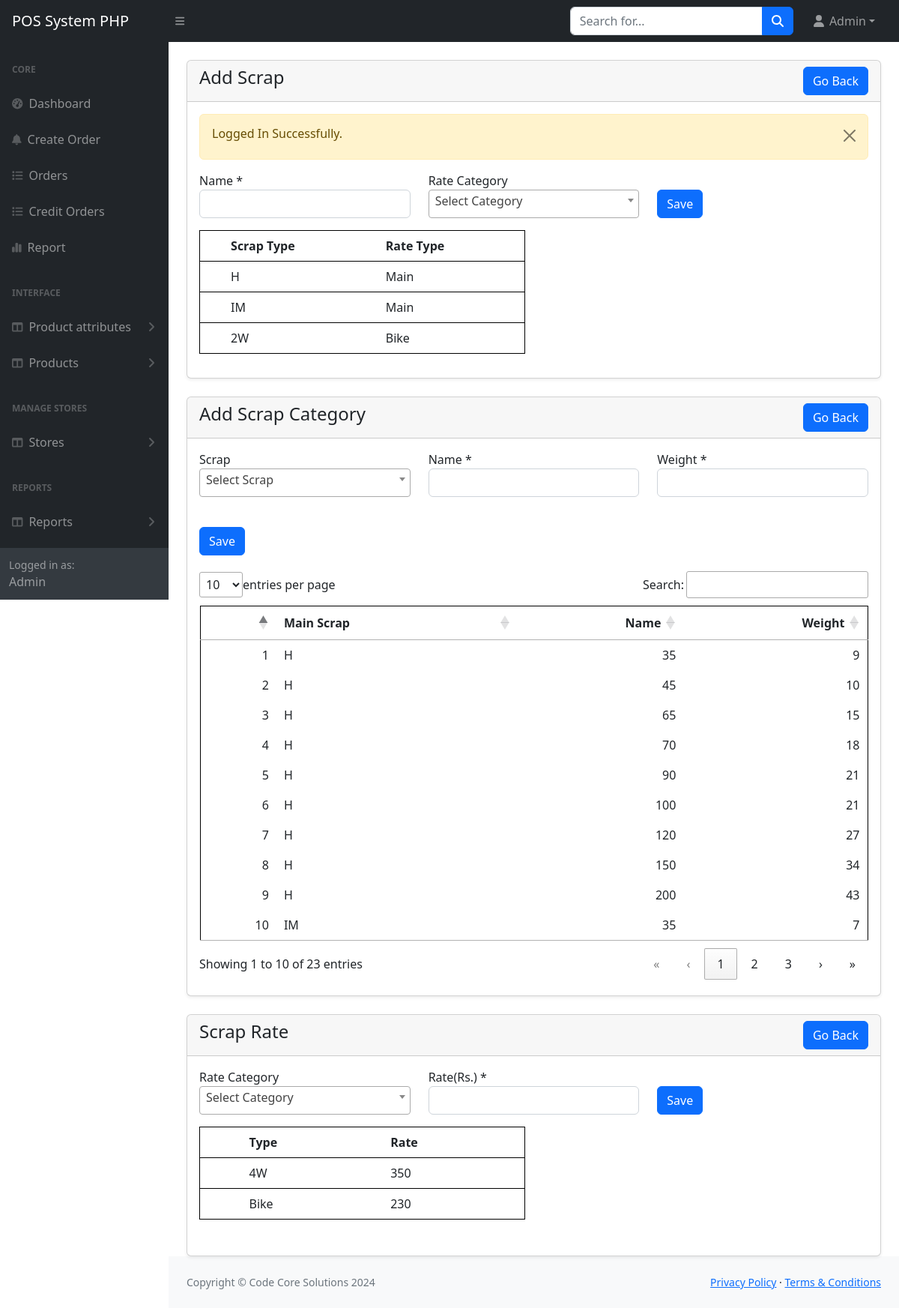
The page /main/admin/scrap.php (signed in) on the database as committed earlier.
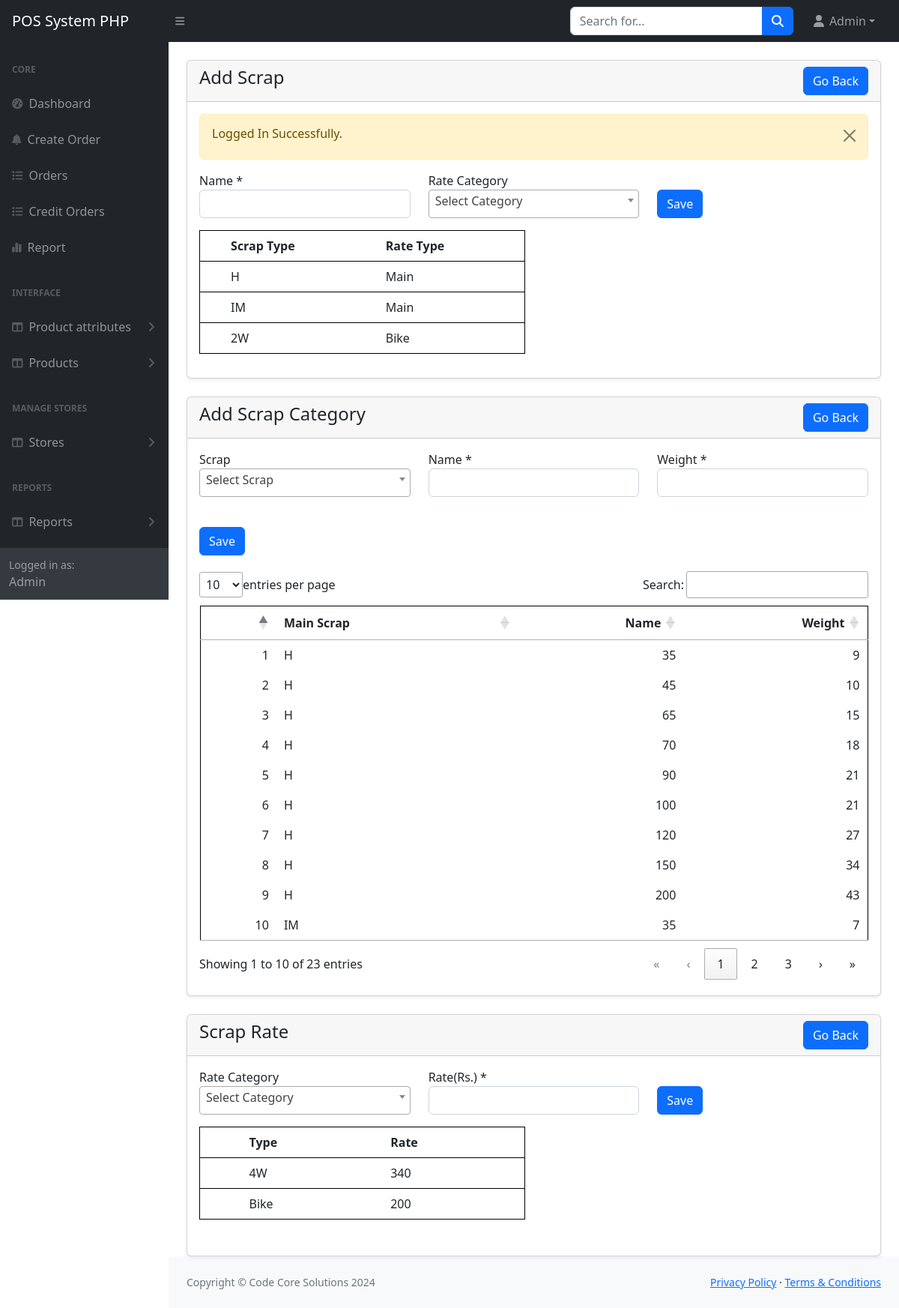
The same page on the database as committed later.
### tables this page shows
CREATE TABLE `scrap_rate` (
  `id` int(11) NOT NULL,
  `rateType` varchar(255) NOT NULL,
  `rate_` varchar(255) NOT NULL
);

### main/config/function.php (called while the page is built, shortened)
<?php
require "dbcon.php";
function validate($inputData)
{
    global $conn;
    if ($inputData != NULL) {
        $validateData = mysqli_real_escape_string($conn, $inputData);
        return trim($validateData);
    }
}
function getAll($tableName, $status = NULL)
{
    global $conn;
    $table = validate($tableName);
    $status = validate($status);
    if ($status == "status") {
        $query = "SELECT * FROM $table WHERE $status = '0'";
    } else {
        $query = "SELECT * FROM $table";
    }
    $result = mysqli_query($conn, $query);
    return $result;
}

### main/admin/scrap.php (the view, shortened to what the changed rows need)
<?php
include('includes/header.php');
?>
<main>
    <div class="container-fluid px-4">
        <div class="card mt-4 shadow-sm">
            <div class="card-body">
                <form action="code.php" method="POST">
                    <div class="row">
                            <?php
                                $scraps = getAll('scrap_rate');
                            ?>
                        <div class="col-md-6">
                            <table class="table" style="border:1px solid black">
                                <tr>
                                    <th>Scrap Type</th>
                                    <th>Rate Type</th>
                                </tr>
                            </table>
                        </div>
                    </div>
                </form>
            </div>
        </div>
    </div>
    <div class="container-fluid px-4">
        <div class="card mt-4 shadow-sm">
            <div class="card-body">
                <form action="code.php" method="POST">
                    <div class="row">
                        <div class="col-md-12">
                            <div style="">
                            <table class="" style="border:1px solid black" id="scrap-table">
                            <thead>
                                <tr>
                                    <td></td>
                                    <th>Main Scrap</th>
                                    <th>Name</th>
                                    <th>Weight</th>
                                </tr>
                            </thead>
                            </table>
                            </div>
                        </div>
                    </div>
                </form>
            </div>
        </div>
    </div>
    <div class="container-fluid px-4">
        <div class="card mt-4 shadow-sm">
            <div class="card-body">
                <form action="code.php" method="POST">
                    <div class="row">
                        <div class="col-md-6 mb-3">
                           <table class="table" style="border:1px solid black">
                                <tr>
                                    <th>Type</th>
                                    <th>Rate</th>
                                </tr>
                                <?php
                                    $scraps = getAll('scrap_rate');
                                    if (mysqli_num_rows($scraps) > 0) {
                                        foreach($scraps as $scrap){
                                            echo "<tr><td></td><td>".$scrap['rateType']."</td><td>".$scrap['rate_']."</td></tr>";
                                        }
                                    }
                                ?>
                            </table>
                        </div>
                    </div>
                </form>
            </div>
        </div>
    </div>
</main>
<?php
include('includes/footer.php');
?>

Rows that differ between the two databases and show on the page:
changed scrap_rate (number 1 of 2 on the later page): rate_ "350" → "340"
changed scrap_rate "Bike": rate_ "230" → "200"
